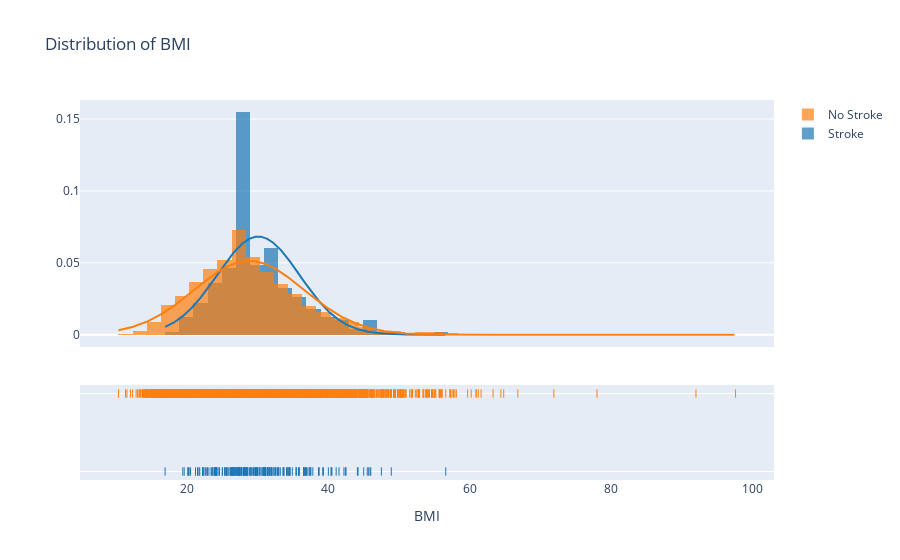

Notebook source saved alongside this figure:
### Code cell
stroke=df[df["stroke"]==1].bmi
no_stroke=df[df["stroke"]==0].bmi
fig=ff.create_distplot([stroke,no_stroke],["Stroke","No Stroke"],curve_type="normal",bin_size=2)
fig.update_layout(title="Distribution of BMI" , xaxis_title="BMI")

### Figure 1 — Plotly figure (JSON) as saved in the notebook; plotly's stock layout.template omitted (floating-point values rounded to 4 significant figures; data arrays with more than 128 entries replaced by an {"elided": "..."} marker saying what was removed)
{"data": [{"autobinx": false, "histnorm": "probability density", "legendgroup": "Stroke", "marker": {"color": "rgb(31, 119, 180)"}, "name": "Stroke", "opacity": 0.7, "type": "histogram", "x": {"elided": "249 float values"}, "xaxis": "x", "xbins": {"end": 56.6, "size": 2, "start": 16.9}, "yaxis": "y"}, {"autobinx": false, "histnorm": "probability density", "legendgroup": "No Stroke", "marker": {"color": "rgb(255, 127, 14)"}, "name": "No Stroke", "opacity": 0.7, "type": "histogram", "x": {"elided": "4861 float values"}, "xaxis": "x", "xbins": {"end": 97.6, "size": 2, "start": 10.3}, "yaxis": "y"}, {"legendgroup": "Stroke", "marker": {"color": "rgb(31, 119, 180)"}, "mode": "lines", "name": "Stroke", "showlegend": false, "type": "scatter", "x": {"elided": "500 float values"}, "xaxis": "x", "y": {"elided": "500 float values"}, "yaxis": "y"}, {"legendgroup": "No Stroke", "marker": {"color": "rgb(255, 127, 14)"}, "mode": "lines", "name": "No Stroke", "showlegend": false, "type": "scatter", "x": {"elided": "500 float values"}, "xaxis": "x", "y": {"elided": "500 float values"}, "yaxis": "y"}, {"legendgroup": "Stroke", "marker": {"color": "rgb(31, 119, 180)", "symbol": "line-ns-open"}, "mode": "markers", "name": "Stroke", "showlegend": false, "type": "scatter", "x": {"elided": "249 float values"}, "xaxis": "x", "y": {"elided": "249 str values"}, "yaxis": "y2"}, {"legendgroup": "No Stroke", "marker": {"color": "rgb(255, 127, 14)", "symbol": "line-ns-open"}, "mode": "markers", "name": "No Stroke", "showlegend": false, "type": "scatter", "x": {"elided": "4861 float values"}, "xaxis": "x", "y": {"elided": "4861 str values"}, "yaxis": "y2"}], "layout": {"barmode": "overlay", "hovermode": "closest", "legend": {"traceorder": "reversed"}, "title": {"text": "Distribution of BMI"}, "xaxis": {"anchor": "y2", "domain": [0, 1], "title": {"text": "BMI"}, "zeroline": false}, "yaxis": {"anchor": "free", "domain": [0.35, 1], "position": 0}, "yaxis2": {"anchor": "x", "domain": [0, 0.25], "dtick": 1, "showticklabels": false}}}
